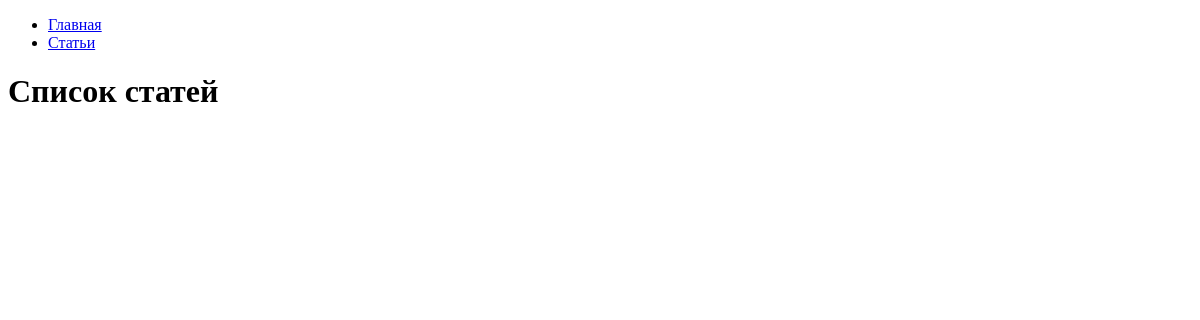
Page /article/ on the earlier database version.
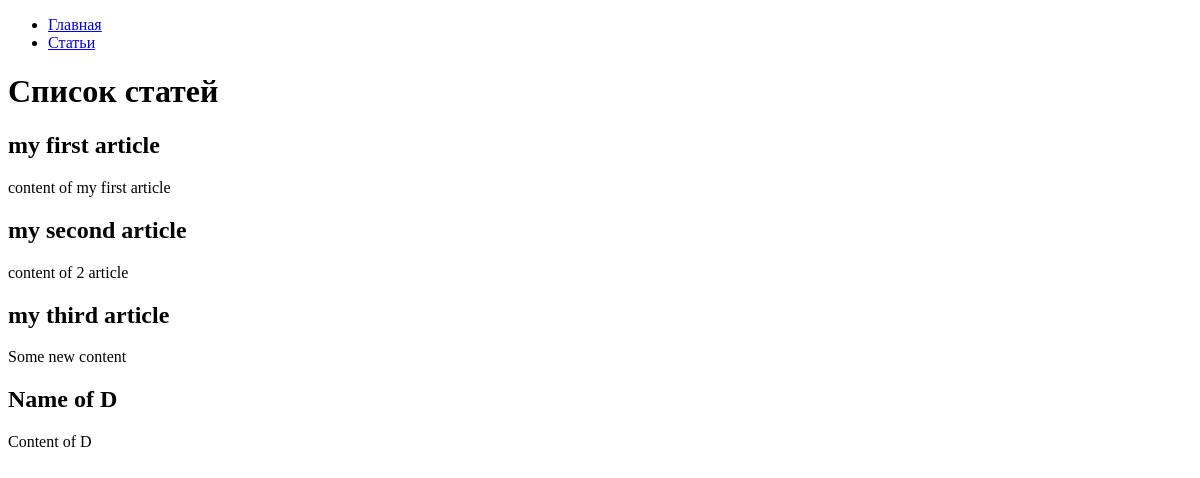
Same page on the later database version.
### hexlet_django_blog/article/models.py (models this page shows, shortened)
class Article(models.Model):
    name = models.CharField(max_length=200)  # Название статьи
    body = models.TextField()  # Тело статьи
    timestamp = models.DateTimeField(auto_now_add=True)

### hexlet_django_blog/article/views.py (the view)
# urls.py: path('', IndexView.as_view()),
class IndexView(View):
    def get(self, request, *args, **kwargs):
        articles = Article.objects.all()[:15]
        return render(request, 'articles/index.html', context={
            'articles': articles,
        })

### hexlet_django_blog/templates/articles/index.html
{% extends "base.html" %}
{% block content %}
    <h1>Список статей</h1>
    {% for article in articles %}
        <h2>{{ article.name }}</h2>
        <div>{{ article.body|slice:":200" }}</div>
    {% endfor %}
{% endblock %}

### hexlet_django_blog/templates/base.html (shortened to what this page needs)
<!DOCTYPE html>
<html lang="en">
    <head>
    </head>
    <body>
        <div id="sidebar">
            {% block sidebar %}
                <ul>
                    <li><a href="/">Главная</a></li>
                    <li><a href="/article/">Статьи</a></li>
                </ul>
            {% endblock %}
        </div>
        <div id="content">
            {% block content %}{% endblock %}
        </div>
    </body>
</html>

Differences in the rows shown:
added Article: name "my first article", body "content of my first article"
added Article: name "my second article", body "content of 2 article"
added Article: name "my third article", body "Some new content"
added Article: name "Name of D", body "Content of D"
